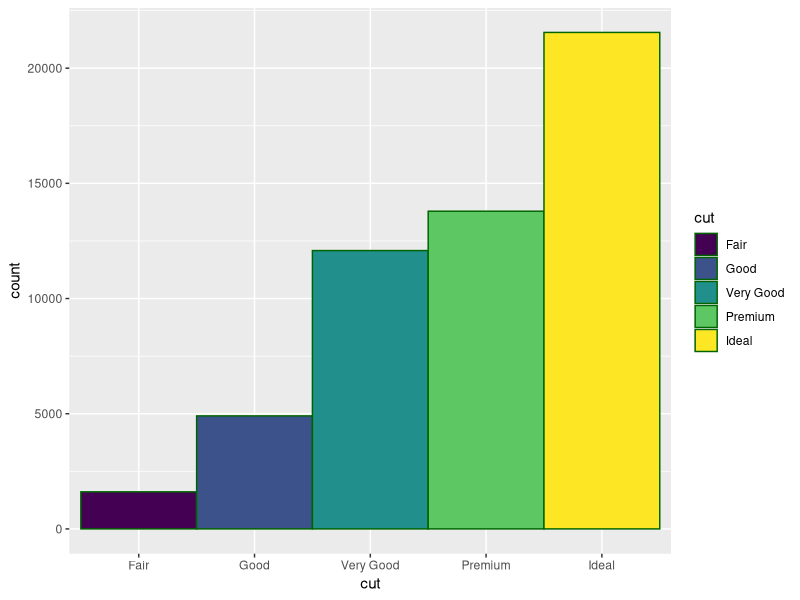
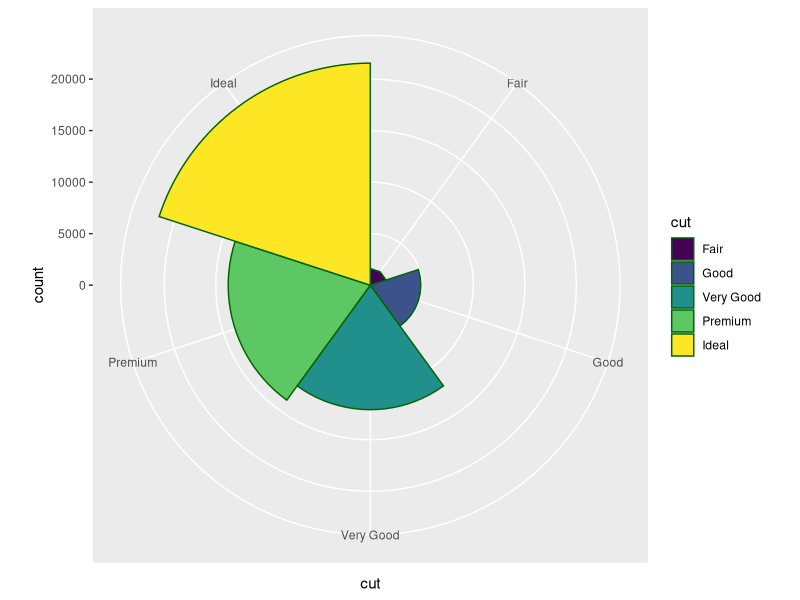
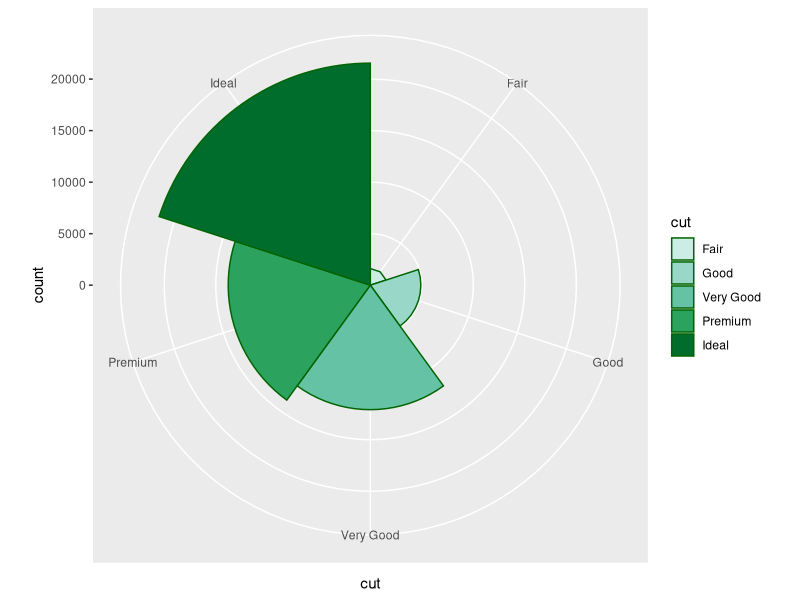
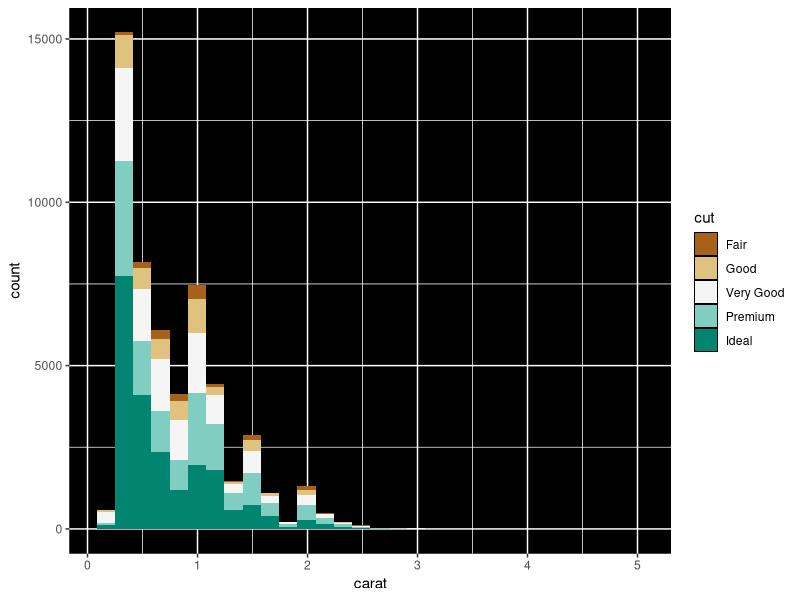

Recreate these plots in R, in order.
# Hi thanks for forking this repo!
# The entire purpose of this repository is to practise forking, merging,
# pushing and pulling.
# Once you have 'forked' this repository please 'clone' it to your hard drive.
# Then please make some edits to your local copy of this file, save them,
# commit the save and send me a 'pull request' i.e. a request that I 'merge'
# your changes into the master branch of this repository.

# First Step: read <https://help.github.com/articles/fork-a-repo/>
# Second Step: read <https://help.github.com/articles/cloning-a-repository/>
# Third Step: Open a local copy of this file on you computer and make some
#             changes.


# Beginning of R code:
# A ggplot2 example with using the diamonds data that come with the ggplot2
# package:

library(ggplot2)

p1 <- ggplot(aes(x = cut, fill = cut), data = diamonds) + geom_bar(width = 1, colour = 'darkgreen')

# Executing the named plot object produces a bar chart:

p1

# Changing the coordinate system produces a coxcomb plot:

p1 + coord_polar()

# Using HEX colour codes in a manual scale:

p1 + coord_polar() + scale_fill_manual(values = c('#ccece6', '#99d8c9', '#66c2a4', '#2ca25f','#006d2c'))

# Creating a second plot to practise using HEX colour codes in a manual scale:

p2 <- ggplot(aes(x = carat), data = diamonds)
p2 + geom_histogram(aes(fill = cut)) + scale_fill_manual(values = c('#a6611a', '#dfc27d', '#f5f5f5', '#80cdc1', '#018571')) + theme(panel.background = element_rect(fill = 'black'))

# Please edit the above code to change something about the plot 'p1' or add some
# code to make a new plot then save your changes to your copy of this file.
# Next commit these changes to your fork and send me a pull request.
# See <https://help.github.com/articles/creating-a-pull-request/>

# I'll then review your pull request and most likely merge it into the
# repository
# <https://help.github.com/articles/merging-a-pull-request/>
# Ok over to you!

# here is the code I am going to remove

# Add
# in
# some
# more
# comments
